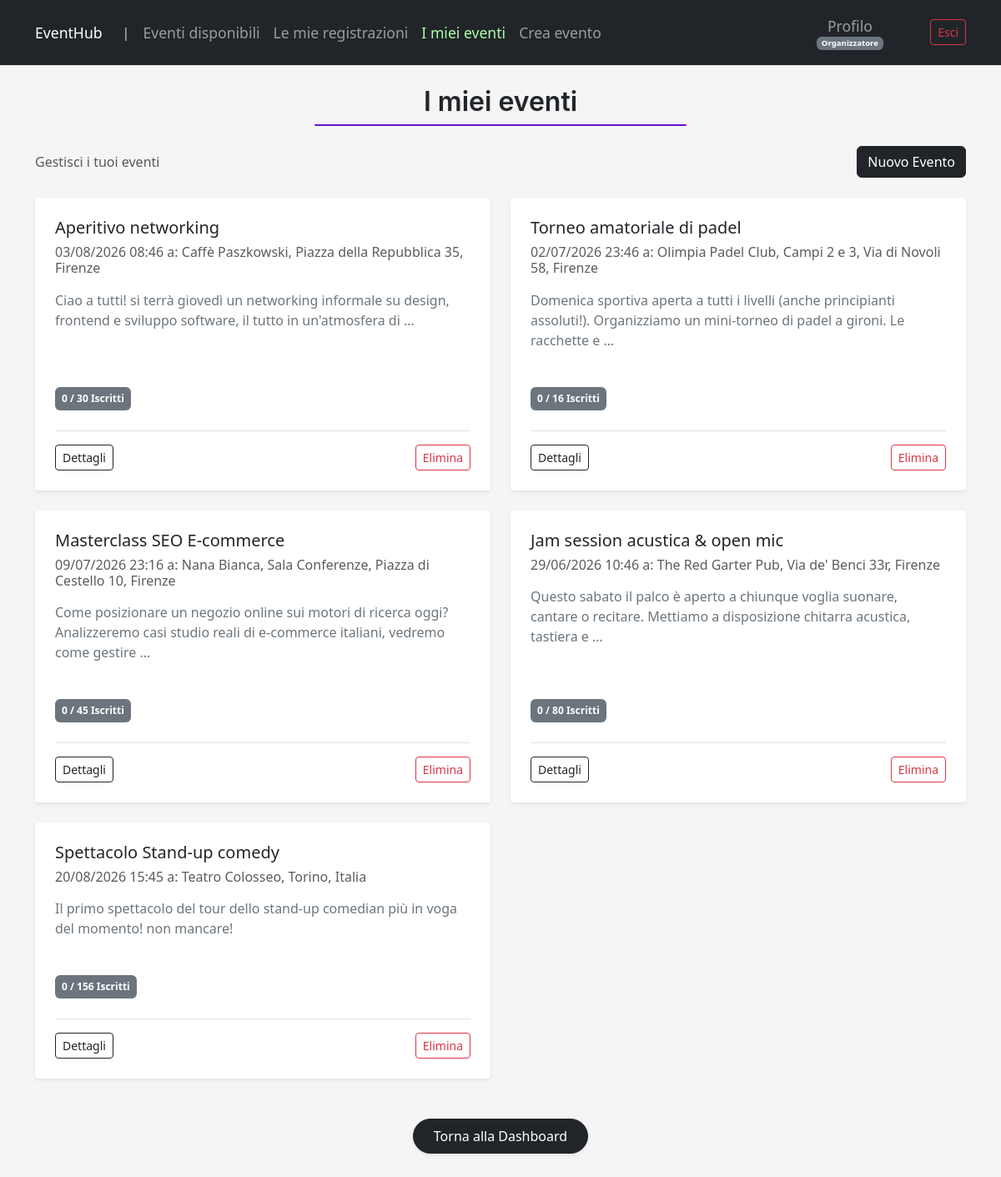
Screenshot of /my-organized-events/ (signed in) with the database file from the repository.
### eventhub/services/models.py (models this page shows, shortened)
class Event(models.Model):
    title = models.CharField(max_length=50)
    description = models.TextField()
    date = models.DateTimeField()
    location = models.CharField(max_length=100)
    max_capacity = models.PositiveIntegerField(null=True, blank=True)
    organizer = models.ForeignKey(
        settings.AUTH_USER_MODEL,
        on_delete=models.CASCADE,
        related_name='organized_events',
        limit_choices_to={'user_type': 'organizer'}
    )

### eventhub/services/views.py (the view)
# urls.py: path('my-organized-events/', OrganizerEventsView.as_view(), name='my_organized_events'),
class OrganizerEventsView(LoginRequiredMixin, AdminOnlyMixin, OrganizerRequiredMixin, ListView):
    model = Event
    template_name = 'services/my_organized_events.html'
    context_object_name = 'events'
    def get_queryset(self):
        return Event.objects.filter(organizer=self.request.user)

### eventhub/services/permissions.py (called while the page is built)
def is_organizer(user):
    return user.user_type == 'organizer'

def is_admin(user):
    return getattr(user, "user_type", None) == "admin"

    def dispatch(self, request, *args, **kwargs):
        if not (is_organizer(request.user) or is_admin(request.user)):
            raise PermissionDenied("Solo gli organizzatori o amministratori possono accedere a questa pagina")
        return super().dispatch(request, *args, **kwargs)

    def dispatch(self, request, *args, **kwargs):
        if is_admin(request.user):
            raise PermissionDenied("Non puoi eseguire questa azione")
        return super().dispatch(request, *args, **kwargs)

### eventhub/services/templates/services/my_organized_events.html (shortened to what this page needs)
{% extends "services/base.html" %}
{% block content %}
<div class="text-center mb-4">
    <h2 class="page-title">I miei eventi</h2>
</div>
<div class="row mb-4 align-items-center">
    <div class="col-md-8">
        <p class="text-muted mb-0">Gestisci i tuoi eventi</p>
    </div>
    <div class="col-md-4 text-md-end mt-3 mt-md-0">
        <a href="{% url 'create_event' %}" class="btn btn-dark">
            Nuovo Evento
        </a>
    </div>
</div>
{% if events %}
<div class="row row-cols-1 row-cols-md-2 g-4">
    {% for event in events %}
    <div class="col">
        <div class="card h-100 shadow-sm border-0">
            <div class="card-body d-flex flex-column p-4">
                <h5 class="card-title mb-2">
                    <a href="{% url 'event_detail' event.id %}" class="text-decoration-none text-dark">
                        {{ event.title }}
                    </a>
                </h5>
                <h6 class="text-muted mb-3">
                    {{ event.date|date:"d/m/Y H:i" }} a: {{ event.location }}
                </h6>
                <p class="card-text text-secondary mb-4 flex-grow-1">
                    {{ event.description|truncatewords:20 }}
                </p>
                <div class="mb-4">
                    <span class="badge bg-secondary p-2">
                        {% if event.max_capacity %}
                        {{ event.registrations.count }} / {{ event.max_capacity }} Iscritti
                        {% else %}
                        {{ event.registrations.count }} Iscritti (Illimitati)
                        {% endif %}
                    </span>
                </div>
                <div class="d-flex flex-wrap gap-2 justify-content-between align-items-center mt-auto pt-3 border-top">
                    <div>
                        <a href="{% url 'event_detail' event.id %}" class="btn btn-outline-dark btn-sm">
                            Dettagli
                        </a>
                    </div>
                    <form method="post" action="{% url 'delete_event' event.id %}"
                        onsubmit="return confirm('Sei sicuro di voler eliminare questo evento?');" class="m-0">
                        <button type="submit" class="btn btn-outline-danger btn-sm">
                            Elimina
                        </button>
                    </form>
                </div>
            </div>
        </div>
    </div>
    {% endfor %}
</div>
{% endif %}
<div class="row mt-5">
    <div class="col-12 text-center">
        <a href="{% url 'home' %}" class="btn btn-dark px-4 py-2 shadow-sm rounded-pill">
            Torna alla Dashboard
        </a>
    </div>
</div>
{% endblock %}

### eventhub/services/static/services/css/custom.css (style rules this page uses)
body { background-color: #f5f5f5; color: #333333; }
.card { margin-bottom: 20px; border-radius: 4px; }
.page-title { font-family: 'Inter', sans-serif; font-size: 2rem; font-weight: 600; text-align: center; margin-bottom: 0.75rem; position: relative; color: #212529; width: 100%; display: block; }
.page-title::after { content: ""; display: block; width: 40%; height: 2px; margin: 0.5rem auto 0; background: #6a11cb; border-radius: 1px; }
.page-title { text-shadow: 0 1px 2px rgba(0, 0, 0, 0.1); }

### rows the page displays
Event: title "Aperitivo networking", date "03/08/2026 08:46", location "Caffè Paszkowski, Piazza della Repubblica 35, Firenze", description "Ciao a tutti! si terrà giovedì un networking informale su design, frontend e sviluppo software, il tutto in un'atmosfera di …", registrations.count "0", max_capacity "30"
Event: title "Torneo amatoriale di padel", date "02/07/2026 23:46", location "Olimpia Padel Club, Campi 2 e 3, Via di Novoli 58, Firenze", description "Domenica sportiva aperta a tutti i livelli (anche principianti assoluti!). Organizziamo un mini-torneo di padel a gironi. Le racchette e …", registrations.count "0", max_capacity "16"
Event: title "Masterclass SEO E-commerce", date "09/07/2026 23:16", location "Nana Bianca, Sala Conferenze, Piazza di Cestello 10, Firenze", description "Come posizionare un negozio online sui motori di ricerca oggi? Analizzeremo casi studio reali di e-commerce italiani, vedremo come gestire …", registrations.count "0", max_capacity "45"
Event: title "Jam session acustica & open mic", date "29/06/2026 10:46", location "The Red Garter Pub, Via de' Benci 33r, Firenze", description "Questo sabato il palco è aperto a chiunque voglia suonare, cantare o recitare. Mettiamo a disposizione chitarra acustica, tastiera e …", registrations.count "0", max_capacity "80"
Event: title "Spettacolo Stand-up comedy", date "20/08/2026 15:45", location "Teatro Colosseo, Torino, Italia", description "Il primo spettacolo del tour dello stand-up comedian più in voga del momento! non mancare!", registrations.count "0", max_capacity "156"
